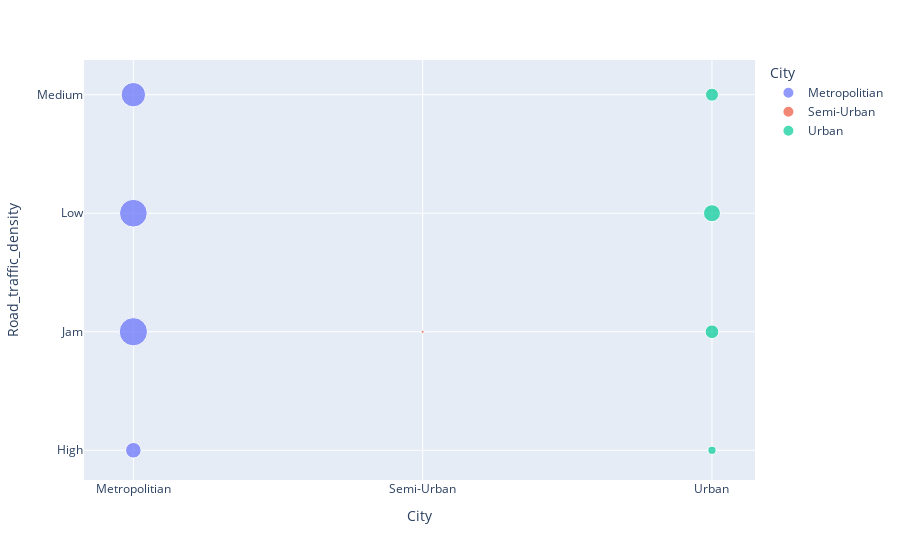

The code cell stored with this chart in its notebook:
### Markdown cell above
#### 1.4 - Comparação do volume de pedidos por cidade e tipo de tráfego

### Code cell
cidade_trafego_df = df1.groupby(["City", "Road_traffic_density"]).agg({"ID":"count"}).reset_index().rename(columns={"ID":"Qtde_Pedidos"})

px.scatter(data_frame=cidade_trafego_df, x="City", y="Road_traffic_density", size="Qtde_Pedidos", color="City")

### Figure 1 — Plotly figure (JSON) as saved in the notebook; plotly's stock layout.template omitted (floating-point values rounded to 4 significant figures)
{"data": [{"hovertemplate": "City=%{x}<br>Road_traffic_density=%{y}<br>Qtde_Pedidos=%{marker.size}<extra></extra>", "legendgroup": "Metropolitian", "marker": {"color": "#636efa", "size": [3206, 10547, 10178, 7891], "sizemode": "area", "sizeref": 26.37, "symbol": "circle"}, "mode": "markers", "name": "Metropolitian", "orientation": "v", "showlegend": true, "type": "scatter", "x": ["Metropolitian", "Metropolitian", "Metropolitian", "Metropolitian"], "xaxis": "x", "y": ["High", "Jam", "Low", "Medium"], "yaxis": "y"}, {"hovertemplate": "City=%{x}<br>Road_traffic_density=%{y}<br>Qtde_Pedidos=%{marker.size}<extra></extra>", "legendgroup": "Semi-Urban", "marker": {"color": "#EF553B", "size": [16, 126, 10], "sizemode": "area", "sizeref": 26.37, "symbol": "circle"}, "mode": "markers", "name": "Semi-Urban", "orientation": "v", "showlegend": true, "type": "scatter", "x": ["Semi-Urban", "Semi-Urban", "Semi-Urban"], "xaxis": "x", "y": ["High", "Jam", "Medium"], "yaxis": "y"}, {"hovertemplate": "City=%{x}<br>Road_traffic_density=%{y}<br>Qtde_Pedidos=%{marker.size}<extra></extra>", "legendgroup": "Urban", "marker": {"color": "#00cc96", "size": [881, 2486, 3803, 2224], "sizemode": "area", "sizeref": 26.37, "symbol": "circle"}, "mode": "markers", "name": "Urban", "orientation": "v", "showlegend": true, "type": "scatter", "x": ["Urban", "Urban", "Urban", "Urban"], "xaxis": "x", "y": ["High", "Jam", "Low", "Medium"], "yaxis": "y"}], "layout": {"legend": {"itemsizing": "constant", "title": {"text": "City"}, "tracegroupgap": 0}, "margin": {"t": 60}, "xaxis": {"anchor": "y", "categoryarray": ["Metropolitian", "Semi-Urban", "Urban"], "categoryorder": "array", "domain": [0, 1], "title": {"text": "City"}}, "yaxis": {"anchor": "x", "domain": [0, 1], "title": {"text": "Road_traffic_density"}}}}
